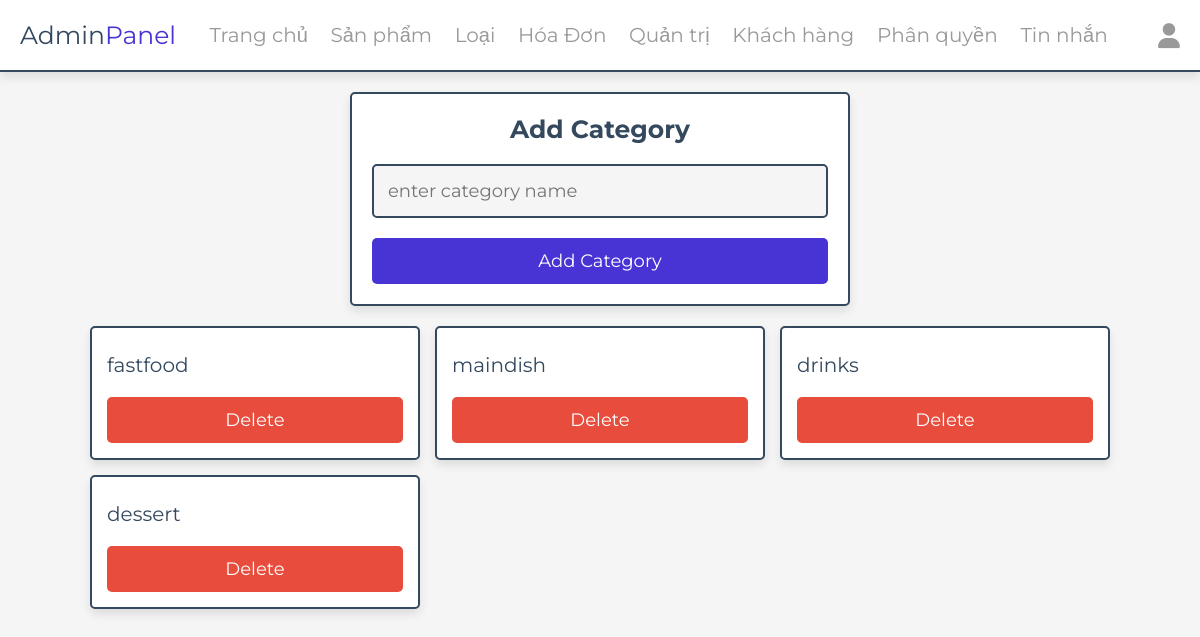
The app's page /admin/category.php (signed in) with its own data.
### tables this page shows
CREATE TABLE `category` (
  `id_cate` int(11) NOT NULL,
  `namecate` varchar(30) NOT NULL
);

### admin/category.php (the view, shortened to what this page needs)
<?php
include '../components/connect.php';
?>
<!DOCTYPE html>
<html lang="en">
<head>
   <link rel="stylesheet" href="https://cdnjs.cloudflare.com/ajax/libs/font-awesome/6.1.1/css/all.min.css">
   <link rel="stylesheet" href="../css/admin_style.css">
</head>
<body>
<?php include '../components/admin_header.php' ?>
<section class="add-products">
   <form action="" method="POST" enctype="multipart/form-data">
      <h3>add category</h3>
      <input type="text" required placeholder="enter category name" name="namecate" maxlength="100" class="box" oninput="this.value = this.value.replace(/\s/g, '')">
      <input type="submit" value="add category" name="add_category" class="btn">
   </form>
</section>
<section class="show-products" style="padding-top: 0;">
   <div class="box-container">
   <?php
      $show_category = $conn->prepare("SELECT * FROM `category`");
      $show_category->execute();
      if($show_category->rowCount() > 0){
         while($fetch_category = $show_category->fetch(PDO::FETCH_ASSOC)){
   ?>
   <div class="box">
      <div class="name"><?= $fetch_category['namecate']; ?></div>
      <div class="flex-btn">
         <a href="category.php?delete=<?= $fetch_category['id_cate']; ?>" class="delete-btn" onclick="return confirm('delete this category?');">delete</a>
      </div>
   </div>
   <?php
         }
      }else{
         echo '<p class="empty">no category added yet!</p>';
      }
   ?>
   </div>
</section>
</body>
</html>

### css/admin_style.css (style rules this page uses)
:root { --main-color:#4834d4; --red:#e74c3c; --orange:#f39c12; --black:#34495e; --white:#fff; --light-bg:#f5f5f5; --light-color:#999; --border:.2rem solid var(--black); --box-shadow:0 .5rem 1rem rgba(0,0,0,.1); }
* { font-family: 'Montserrat', sans-serif; margin:0; padding:0; box-sizing: border-box; text-decoration: none; outline: none; border:none; }
html { font-size: 62.5%; overflow-x: hidden; }
body { background-color: var(--light-bg); }
section { max-width: 1200px; margin:0 auto; padding:2rem; }
.btn, .delete-btn, .option-btn { display: block; margin-top: 1rem; border-radius: .5rem; cursor: pointer; width: 100%; font-size: 1.8rem; color:var(--white); padding:1.2rem 3rem; text-transform: capitalize; text-align: center; }
.btn { background-color: var(--main-color); }
.delete-btn { background-color: var(--red); }
.flex-btn { display: flex; gap:1rem; }
.add-products form { margin:0 auto; max-width: 50rem; background-color: var(--white); border-radius: .5rem; box-shadow: var(--box-shadow); border:var(--border); padding:2rem; text-align: center; }
.add-products form h3 { margin-bottom: 1rem; font-size: 2.5rem; color:var(--black); text-transform: capitalize; }
.add-products form .box { background-color: var(--light-bg); border:var(--border); width: 100%; padding:1.4rem; font-size: 1.8rem; color:var(--black); border-radius: .5rem; margin: 1rem 0; }
.show-products .box-container { display: grid; grid-template-columns: repeat(auto-fit, 33rem); gap:1.5rem; justify-content: center; align-items: flex-start; }
.show-products .box-container .box { background-color: var(--white); border-radius: .5rem; box-shadow: var(--box-shadow); border:var(--border); padding:1.5rem; }
.show-products .box-container .box .name { font-size: 2rem; color:var(--black); padding:1rem 0; }

### records on screen
category: namecate "fastfood"
category: namecate "maindish"
category: namecate "drinks"
category: namecate "dessert"
